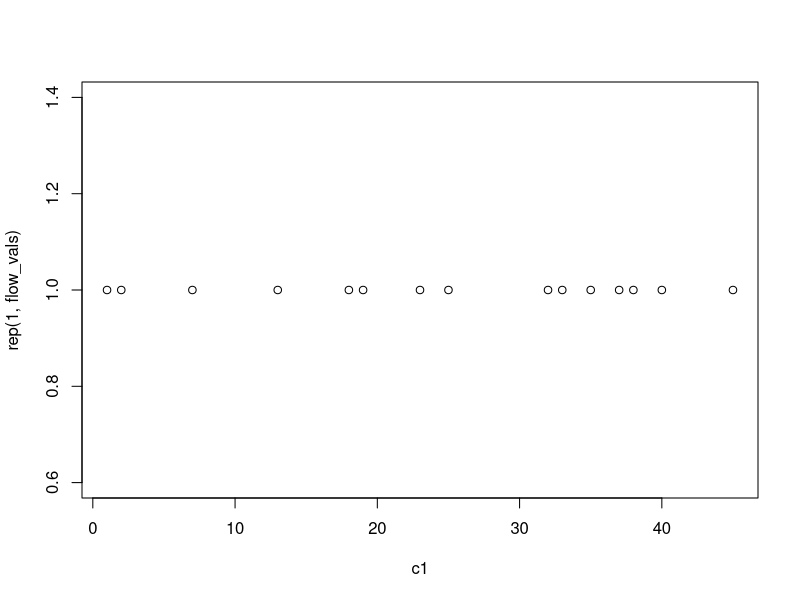
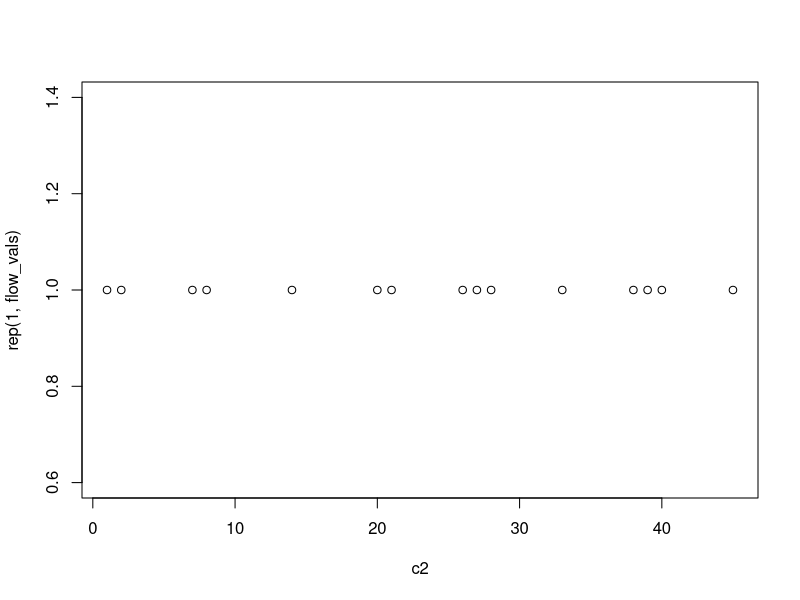
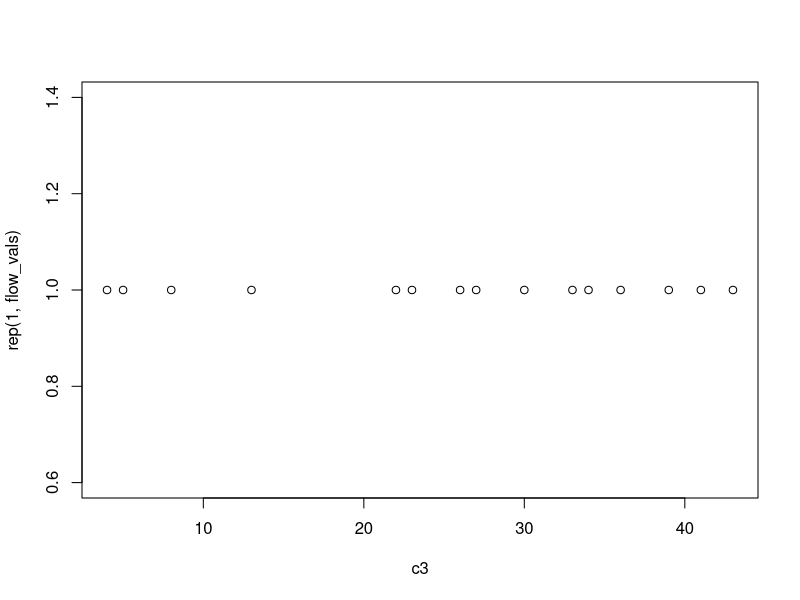
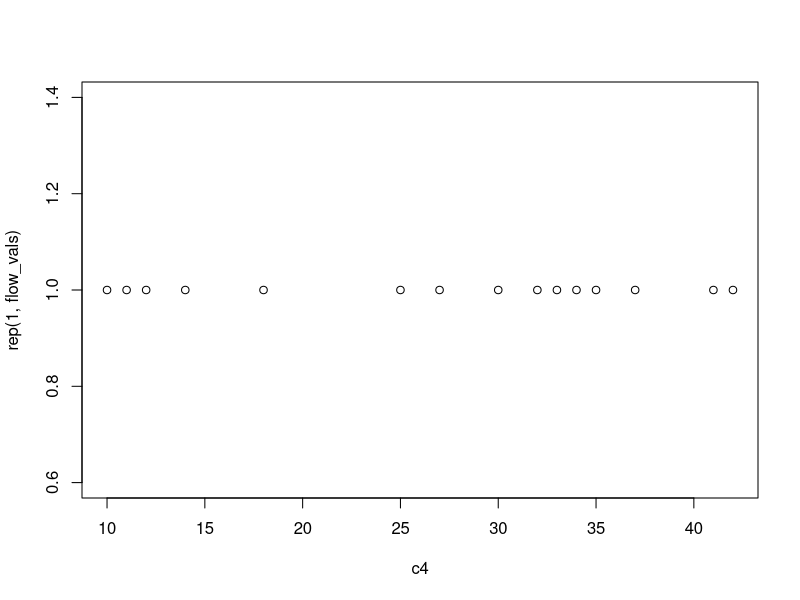
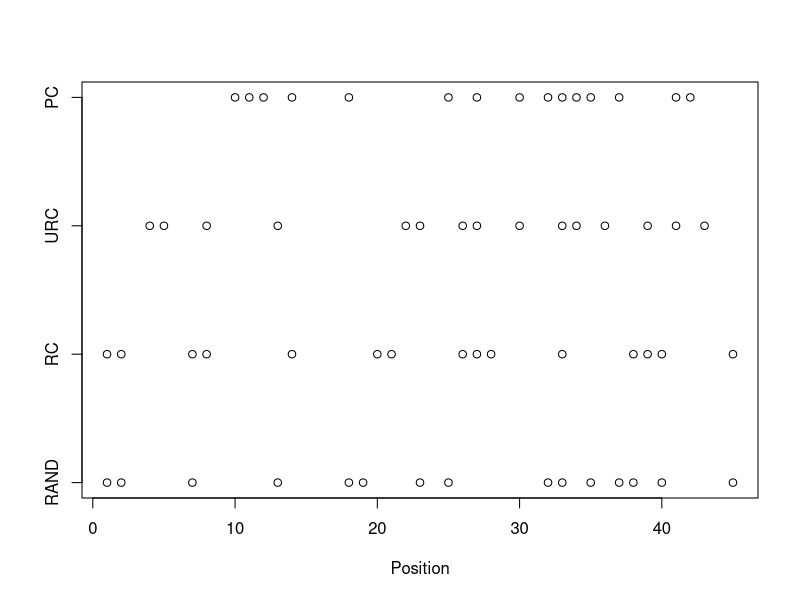
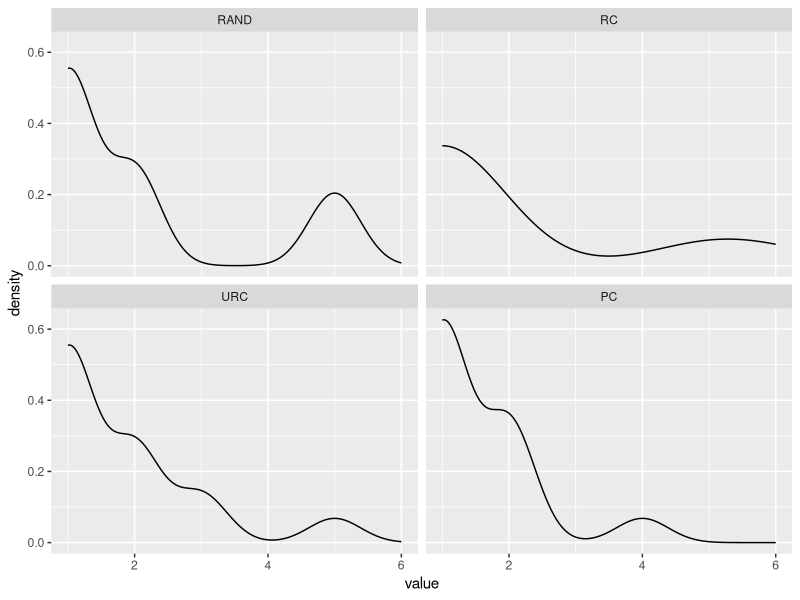

R code for these plots, in order:
flow_length <- 45
flow_vals <- 15

#case 1 complete randomness
c1 <- sample(1L:flow_length, flow_vals)
plot(c1, y = rep(1, flow_vals))

#case 2 regular clusters
probs <- sin(1:flow_length)
probs[probs < 0] <- 0
c2 <- sample(1L:flow_length, flow_vals, prob = probs)
plot(c2, y = rep(1, flow_vals))

#case 3 unregular clusters - not sure if I implemented it correctly
probs <- sin(1:(4*flow_length))
probs[probs < 0] <- 0
c3 <- sample(1L:flow_length, flow_vals, prob = probs[sample(1L:(4*flow_length), flow_length)])
plot(c3, y = rep(1, flow_vals))


#case 4 less probable positive droplet at the end of experiment - position correlation (PC)
c4 <- sample(1L:flow_length, flow_vals, prob = 1L:flow_length/flow_length/2)
plot(c4, y = rep(1, flow_vals))


plot(x = c(c1, c2, c3, c4), y = c(rep(1, flow_vals), 
                                  rep(2, flow_vals), 
                                  rep(3, flow_vals), 
                                  rep(4, flow_vals)), 
     xlab = "Position", ylab = "", yaxt = "n")
axis(2, c(1, 2, 3, 4), labels = c("RAND", "RC", "URC", "PC"))

#positiona
dat <- matrix(c(sort(c1), sort(c2), sort(c3), sort(c4)), ncol = 4)
colnames(dat) <- c("RAND", "RC", "URC", "PC")


calc_distances <- function(x) {
  x <- sort(x)
  #1--2 elements
  c(abs(x[1] - x[2]),
    #elements in middle
    sapply(2L:(length(x) - 1), function (i)
      min(abs(c(x[i] - x[i - 1], x[i] - x[i + 1])))),
    #n-1--n element
    abs(x[length(x)] - x[length(x) - 1]))
}

dists <- apply(dat, 2, calc_distances)
library(reshape2)
library(ggplot2)
mdists <- melt(dists)

#cumulative distribution function of distance
ggplot(mdists, aes(x = value)) + geom_density() + facet_wrap(~ Var2)
#observation: RC has multimodal distribution

#observation - PC can be detected by simple correlation test
apply(dists, 2, function(i)
  cor.test(x = i, y = 1L:flow_vals))

#does mean nearest neighbour distance does not differentiate between cases?
apply(dists, 2, mean)
anova(lm(value ~ Var2, data = mdists[, 2L:3]))
#not

library(multcomp)
pois_model <- glm(value ~ Var2, data = mdists[, 2L:3], family = poisson)
multi_comp <- glht(pois_model, linfct = mcp(Var2 = "Tukey"))
groups <- cld(multi_comp)
summary(multi_comp)
#cannot distinguish between URC and RC - it maybe because of the simulation
